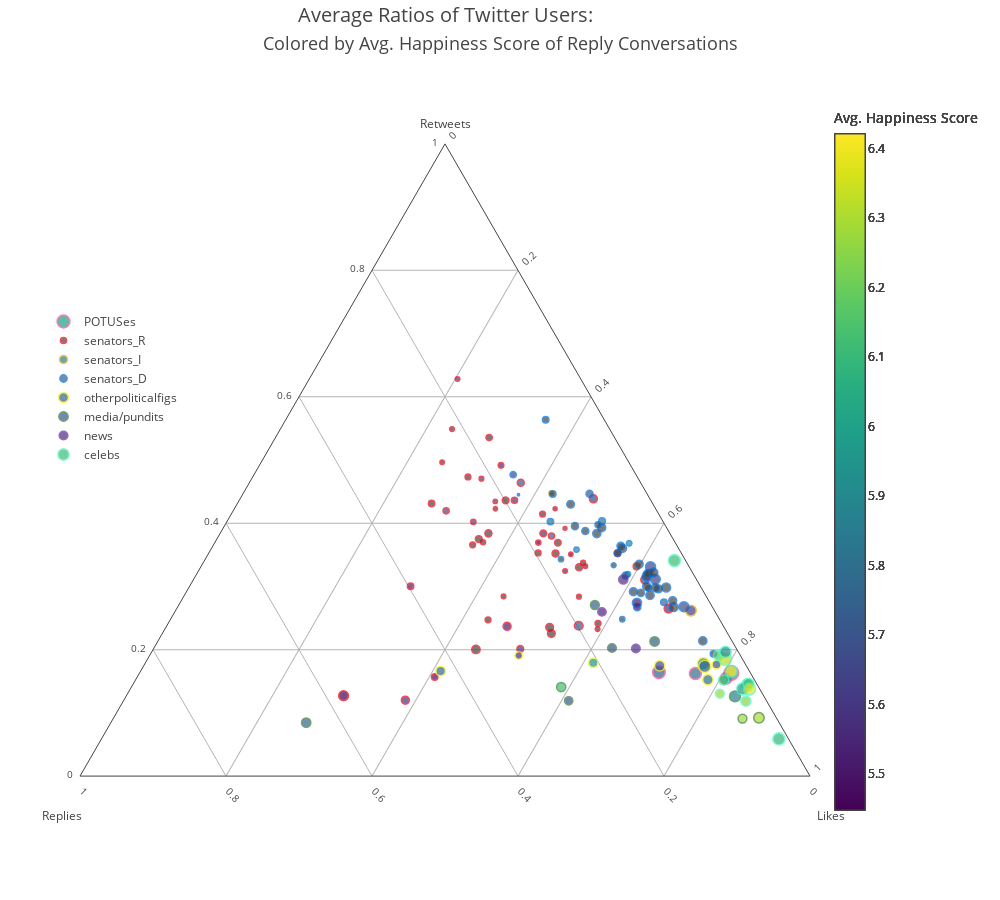

The notebook cell saved with this chart:
### Code cell
def makeAxis(title, tickangle): 
    return {
      'title': title,
      'titlefont': { 'size': 12 },
      'tickangle': tickangle,
      'tickfont': { 'size': 10 },
      'tickcolor': 'rgba(0,0,0,0)',
      'ticklen': 5,
      'showline': True,
      'showgrid': True
    }

layout = {
    'title':'Colored by Avg. Happiness Score of Reply Conversations',
    'titlefont': { 'size': 18 },
    'autosize':False,
    'width':1000,
    'height':900,
    'ternary': {
        'sum': 1,
        'aaxis': makeAxis('Retweets', 0),
        'baxis': makeAxis('<br>Replies  ', 45),
        'caxis': makeAxis('<br>  Likes', -45)
    },
    'legend':{'orientation':'v','x':-0.05,'y':0.6},
    'showlegend':True,
    'annotations': [{
      'showarrow': False,
      'text': 'Average Ratios of Twitter Users:',
        'x': .5,
        'y': 1.14,
        'font': { 'size': 20 }
    }]
}
fig = {'data': alldata, 'layout': layout}
#py.plotly.image.save_as(fig,'Figs/{}-ratio-happiness.jpeg'.format(screenname))
py.offline.iplot(fig)

### Figure 1 — Plotly figure (JSON) as saved in the notebook; plotly's stock layout.template omitted (floating-point values rounded to 4 significant figures)
{"data": [{"a": [0.1631, 0.1546, 0.1641, 0.1623], "b": [0.02618, 0.03771, 0.1249, 0.07584], "c": [0.8107, 0.8077, 0.711, 0.7619], "legendgroup": "group", "marker": {"cmax": 6.421, "cmin": 5.448, "color": [5.98, 5.908, 5.736, 5.799], "colorbar": {"title": "Avg. Happiness Score"}, "colorscale": "Viridis", "line": {"color": "rgb(255, 71, 141)", "width": 1.5}, "showscale": true, "size": [14.56, 11.85, 12.69, 11.99]}, "mode": "markers", "name": "POTUSes", "text": ["BarackObama's <br>avg. happiness = 5.98<br>average ratio:<br>retweets = 125727<br>replies = 20179<br>likes = 624828<br># tweets looked at = 83", "BillClinton's <br>avg. happiness = 5.908<br>average ratio:<br>retweets = 7978<br>replies = 1946<br>likes = 41680<br># tweets looked at = 93", "realDonaldTrump's <br>avg. happiness = 5.736<br>average ratio:<br>retweets = 19615<br>replies = 14929<br>likes = 84978<br># tweets looked at = 130", "POTUS's <br>avg. happiness = 5.799<br>average ratio:<br>retweets = 9632<br>replies = 4501<br>likes = 45223<br># tweets looked at = 95"], "type": "scatterternary"}, {"a": [0.3321, 0.4386, 0.3509, 0.3698, 0.265, 0.2012, 0.3245, 0.4312, 0.3749, 0.2353, 0.3522, 0.2416, 0.4196, 0.1273, 0.1567, 0.3373, 0.5355, 0.402, 0.3105, 0.3659, 0.2839, 0.2369, 0.3524, 0.2843, 0.3003, 0.3317, 0.5488, 0.4229, 0.3918, 0.6281, 0.4965, 0.3839, 0.353, 0.4345, 0.4732, 0.4362, 0.2255, 0.4229, 0.4641, 0.2325, 0.2471, 0.3693, 0.2378, 0.4145, 0.3694, 0.3799, 0.3303, 0.4363, 0.2003, 0.4705, 0.4916, 0.384, 0.1201], "b": [0.1414, 0.07742, 0.1522, 0.2629, 0.06137, 0.2963, 0.1732, 0.3028, 0.2662, 0.239, 0.1725, 0.1696, 0.2887, 0.5753, 0.4358, 0.1421, 0.1718, 0.2601, 0.07079, 0.2792, 0.1746, 0.2965, 0.0876, 0.2777, 0.397, 0.07174, 0.216, 0.1377, 0.1397, 0.1687, 0.2557, 0.1734, 0.196, 0.2139, 0.2319, 0.1989, 0.2416, 0.2195, 0.1642, 0.1747, 0.3175, 0.1608, 0.1979, 0.1591, 0.1875, 0.1641, 0.1512, 0.1867, 0.3575, 0.2148, 0.1775, 0.2485, 0.4943], "c": [0.5264, 0.484, 0.4969, 0.3672, 0.6737, 0.5025, 0.5023, 0.266, 0.3588, 0.5257, 0.4753, 0.5888, 0.2917, 0.2974, 0.4075, 0.5205, 0.2927, 0.3378, 0.6187, 0.3549, 0.5416, 0.4666, 0.56, 0.4381, 0.3027, 0.5965, 0.2352, 0.4394, 0.4685, 0.2031, 0.2478, 0.4427, 0.4511, 0.3517, 0.2949, 0.3649, 0.5329, 0.3576, 0.3717, 0.5927, 0.4354, 0.47, 0.5643, 0.4264, 0.4431, 0.456, 0.5185, 0.377, 0.4422, 0.3147, 0.3309, 0.3675, 0.3857], "legendgroup": "group", "marker": {"cmax": 6.421, "cmin": 5.448, "color": [null, 5.664, 5.472, null, 5.601, 5.613, 5.571, null, null, null, null, null, 5.678, 5.448, 5.478, null, null, 5.65, 5.661, null, null, 5.533, null, null, 5.547, null, null, 5.593, 5.679, 5.612, null, 5.601, null, 5.632, null, null, null, null, 5.727, null, null, null, 5.728, null, 5.452, 5.734, null, 5.604, null, 5.627, 5.561, null, 5.598], "colorbar": {"title": "Avg. Happiness Score"}, "colorscale": "Viridis", "line": {"color": "rgb(237, 0, 19)", "width": 1.5}, "showscale": true, "size": [4.223, 8.003, 4.406, 4.997, 8.665, 6.786, 4.608, 6.3, 6.843, 7.672, 6.979, 5.91, 6.151, 9.837, 6.495, 4.957, 6.317, 5.167, 8.418, 5.766, 4.706, 8.003, 6.464, 4.598, 6.441, 6.69, 4.678, 4.069, 3.913, 4.642, 4.445, 6.78, 5.83, 4.354, 5.74, 6.791, 7.728, 4.306, 7.004, 4.639, 5.8, 6.488, 8.702, 5.748, 5.155, 5.997, 7.052, 6.189, 8.344, 4.695, 5.609, 7.052, 7.978]}, "mode": "markers", "name": "senators_R", "text": ["SenatorFischer's <br>avg. happiness = nan<br>average ratio:<br>retweets = 8<br>replies = 3<br>likes = 13<br># tweets looked at = 3247", "SenRubioPress's <br>avg. happiness = 5.664<br>average ratio:<br>retweets = 482<br>replies = 85<br>likes = 532<br># tweets looked at = 3516", "SenDanSullivan's <br>avg. happiness = 5.472<br>average ratio:<br>retweets = 10<br>replies = 4<br>likes = 14<br># tweets looked at = 1770", "SenatorRisch's <br>avg. happiness = nan<br>average ratio:<br>retweets = 20<br>replies = 14<br>likes = 19<br># tweets looked at = 912", "RandPaul's <br>avg. happiness = 5.601<br>average ratio:<br>retweets = 565<br>replies = 130<br>likes = 1437<br># tweets looked at = 3604", "SenJohnKennedy's <br>avg. happiness = 5.613<br>average ratio:<br>retweets = 65<br>replies = 96<br>likes = 163<br># tweets looked at = 579", "SenJoniErnst's <br>avg. happiness = 5.571<br>average ratio:<br>retweets = 11<br>replies = 6<br>likes = 18<br># tweets looked at = 1618", "SenToomey's <br>avg. happiness = nan<br>average ratio:<br>retweets = 86<br>replies = 60<br>likes = 53<br># tweets looked at = 3197", "JeffFlake's <br>avg. happiness = nan<br>average ratio:<br>retweets = 129<br>replies = 91<br>likes = 123<br># tweets looked at = 2354", "senorrinhatch's <br>avg. happiness = nan<br>average ratio:<br>retweets = 185<br>replies = 188<br>likes = 415<br># tweets looked at = 3204", "sendavidperdue's <br>avg. happiness = nan<br>average ratio:<br>retweets = 139<br>replies = 68<br>likes = 187<br># tweets looked at = 2618", "SenTomCotton's <br>avg. happiness = nan<br>average ratio:<br>retweets = 32<br>replies = 22<br>likes = 79<br># tweets looked at = 3216", "SenCoryGardner's <br>avg. happiness = 5.678<br>average ratio:<br>retweets = 72<br>replies = 49<br>likes = 50<br># tweets looked at = 3438", "BillCassidy's <br>avg. happiness = 5.448<br>average ratio:<br>retweets = 876<br>replies = 3961<br>likes = 2048<br># tweets looked at = 86", "senrobportman's <br>avg. happiness = 5.478<br>average ratio:<br>retweets = 38<br>replies = 106<br>likes = 99<br># tweets looked at = 3268", "SenJohnThune's <br>avg. happiness = nan<br>average ratio:<br>retweets = 17<br>replies = 7<br>likes = 27<br># tweets looked at = 3241", "SenMikeLee's <br>avg. happiness = nan<br>average ratio:<br>retweets = 109<br>replies = 34<br>likes = 59<br># tweets looked at = 3233", "SenAlexander's <br>avg. happiness = 5.65<br>average ratio:<br>retweets = 25<br>replies = 16<br>likes = 21<br># tweets looked at = 3307", "SenTedCruz's <br>avg. happiness = 5.661<br>average ratio:<br>retweets = 517<br>replies = 117<br>likes = 1030<br># tweets looked at = 3473", "SenRonJohnson's <br>avg. happiness = nan<br>average ratio:<br>retweets = 42<br>replies = 32<br>likes = 41<br># tweets looked at = 3201", "SenatorIsakson's <br>avg. happiness = nan<br>average ratio:<br>retweets = 11<br>replies = 7<br>likes = 22<br># tweets looked at = 3245", "LindseyGrahamSC's <br>avg. happiness = 5.533<br>average ratio:<br>retweets = 260<br>replies = 326<br>likes = 513<br># tweets looked at = 3625", "SenSasse's <br>avg. happiness = nan<br>average ratio:<br>retweets = 83<br>replies = 20<br>likes = 132<br># tweets looked at = 823", "RoyBlunt's <br>avg. happiness = nan<br>average ratio:<br>retweets = 10<br>replies = 10<br>likes = 16<br># tweets looked at = 3206", "McConnellPress's <br>avg. happiness = 5.547<br>average ratio:<br>retweets = 69<br>replies = 91<br>likes = 69<br># tweets looked at = 3542", "SenatorTimScott's <br>avg. happiness = nan<br>average ratio:<br>retweets = 98<br>replies = 21<br>likes = 176<br># tweets looked at = 3195", "SenJohnBarrasso's <br>avg. happiness = nan<br>average ratio:<br>retweets = 21<br>replies = 8<br>likes = 9<br># tweets looked at = 3226", "SenatorRounds's <br>avg. happiness = 5.593<br>average ratio:<br>retweets = 9<br>replies = 2<br>likes = 9<br># tweets looked at = 1924", "SenJohnHoeven's <br>avg. happiness = 5.679<br>average ratio:<br>retweets = 7<br>replies = 2<br>likes = 8<br># tweets looked at = 2280", "InhofePress's <br>avg. happiness = 5.612<br>average ratio:<br>retweets = 23<br>replies = 6<br>likes = 7<br># tweets looked at = 3225", "SenToddYoung's <br>avg. happiness = nan<br>average ratio:<br>retweets = 15<br>replies = 8<br>likes = 7<br># tweets looked at = 3226", "SenDeanHeller's <br>avg. happiness = 5.601<br>average ratio:<br>retweets = 124<br>replies = 56<br>likes = 143<br># tweets looked at = 3340", "SenatorLankford's <br>avg. happiness = nan<br>average ratio:<br>retweets = 44<br>replies = 24<br>likes = 56<br># tweets looked at = 3201", "JohnBoozman's <br>avg. happiness = 5.632<br>average ratio:<br>retweets = 12<br>replies = 6<br>likes = 10<br># tweets looked at = 3227", "SenatorBurr's <br>avg. happiness = nan<br>average ratio:<br>retweets = 54<br>replies = 26<br>likes = 33<br># tweets looked at = 3228", "SenatorCollins's <br>avg. happiness = nan<br>average ratio:<br>retweets = 142<br>replies = 65<br>likes = 119<br># tweets looked at = 2314", "SenatorStrange's <br>avg. happiness = nan<br>average ratio:<br>retweets = 188<br>replies = 201<br>likes = 445<br># tweets looked at = 454", "SenatorEnzi's <br>avg. happiness = nan<br>average ratio:<br>retweets = 11<br>replies = 5<br>likes = 9<br># tweets looked at = 3246", "JerryMoran's <br>avg. happiness = 5.727<br>average ratio:<br>retweets = 187<br>replies = 66<br>likes = 150<br># tweets looked at = 3249", "SenCapito's <br>avg. happiness = nan<br>average ratio:<br>retweets = 8<br>replies = 6<br>likes = 22<br># tweets looked at = 3214", "ChuckGrassley's <br>avg. happiness = nan<br>average ratio:<br>retweets = 30<br>replies = 38<br>likes = 52<br># tweets looked at = 3237", "SenThomTillis's <br>avg. happiness = nan<br>average ratio:<br>retweets = 89<br>replies = 38<br>likes = 113<br># tweets looked at = 2841", "SenJohnMcCain's <br>avg. happiness = 5.728<br>average ratio:<br>retweets = 526<br>replies = 438<br>likes = 1249<br># tweets looked at = 3404", "SenPatRoberts's <br>avg. happiness = nan<br>average ratio:<br>retweets = 47<br>replies = 18<br>likes = 49<br># tweets looked at = 3216", "SenShelby's <br>avg. happiness = 5.452<br>average ratio:<br>retweets = 23<br>replies = 11<br>likes = 28<br># tweets looked at = 1523", "lisamurkowski's <br>avg. happiness = 5.734<br>average ratio:<br>retweets = 56<br>replies = 24<br>likes = 67<br># tweets looked at = 3290", "SteveDaines's <br>avg. happiness = nan<br>average ratio:<br>retweets = 140<br>replies = 64<br>likes = 220<br># tweets looked at = 3201", "SenatorWicker's <br>avg. happiness = 5.604<br>average ratio:<br>retweets = 78<br>replies = 33<br>likes = 67<br># tweets looked at = 3247", "JohnCornyn's <br>avg. happiness = nan<br>average ratio:<br>retweets = 309<br>replies = 552<br>likes = 684<br># tweets looked at = 3219", "MikeCrapo's <br>avg. happiness = 5.627<br>average ratio:<br>retweets = 18<br>replies = 8<br>likes = 12<br># tweets looked at = 3259", "SenThadCochran's <br>avg. happiness = 5.561<br>average ratio:<br>retweets = 49<br>replies = 17<br>likes = 33<br># tweets looked at = 1992", "SenBobCorker's <br>avg. happiness = nan<br>average ratio:<br>retweets = 163<br>replies = 105<br>likes = 156<br># tweets looked at = 3219", "SenateMajLdr's <br>avg. happiness = 5.598<br>average ratio:<br>retweets = 128<br>replies = 530<br>likes = 413<br># tweets looked at = 97"], "type": "scatterternary"}, {"a": [0.4472, 0.2618], "b": [0.1306, 0.03225], "c": [0.4222, 0.7059], "legendgroup": "group", "marker": {"cmax": 6.421, "cmin": 5.448, "color": [5.88, 5.614], "colorbar": {"title": "Avg. Happiness Score"}, "colorscale": "Viridis", "line": {"color": "rgb(237, 165, 0)", "width": 1.5}, "showscale": true, "size": [5.114, 10.77]}, "mode": "markers", "name": "senators_I", "text": ["SenAngusKing's <br>avg. happiness = 5.88<br>average ratio:<br>retweets = 27<br>replies = 7<br>likes = 25<br># tweets looked at = 3054", "SenSanders's <br>avg. happiness = 5.614<br>average ratio:<br>retweets = 4571<br>replies = 563<br>likes = 12323<br># tweets looked at = 3441"], "type": "scatterternary"}, {"a": [0.4467, 0.2749, 0.2971, 0.2139, 0.3876, 0.3835, 0.2984, 0.3681, 0.393, 0.3583, 0.3954, 0.3114, 0.3311, 0.3164, 0.3209, 0.4462, 0.445, 0.4033, 0.3003, 0.4026, 0.364, 0.4768, 0.2898, 0.2672, 0.3353, 0.2961, 0.3175, 0.2672, 0.1934, 0.3603, 0.2482, 0.3203, 0.2775, 0.3192, 0.2741, 0.43, 0.322, 0.2678, 0.5637, 0.343, 0.2917, 0.3527, 0.2858, 0.3336, 0.3974, 0.2978], "b": [0.0786, 0.06262, 0.07266, 0.03989, 0.114, 0.1003, 0.04788, 0.06366, 0.0888, 0.1407, 0.1243, 0.05628, 0.05292, 0.06543, 0.05987, 0.1293, 0.1768, 0.08321, 0.07345, 0.1543, 0.0773, 0.1682, 0.0868, 0.05303, 0.06621, 0.05957, 0.09392, 0.1031, 0.0356, 0.07684, 0.1331, 0.06225, 0.04936, 0.08984, 0.09998, 0.1129, 0.05329, 0.03885, 0.0802, 0.1696, 0.09602, 0.08705, 0.07624, 0.1022, 0.09167, 0.06306], "c": [0.4747, 0.6625, 0.6303, 0.7462, 0.4984, 0.5162, 0.6537, 0.5682, 0.5182, 0.501, 0.4803, 0.6323, 0.616, 0.6182, 0.6192, 0.4245, 0.3781, 0.5135, 0.6262, 0.4432, 0.5587, 0.355, 0.6234, 0.6798, 0.5985, 0.6443, 0.5886, 0.6297, 0.771, 0.5629, 0.6188, 0.6174, 0.6732, 0.5909, 0.6259, 0.4571, 0.6247, 0.6934, 0.3561, 0.4874, 0.6123, 0.5602, 0.6379, 0.5642, 0.5109, 0.6391], "legendgroup": "group", "marker": {"cmax": 6.421, "cmin": 5.448, "color": [5.73, 5.756, null, null, null, null, null, 5.933, null, 5.891, null, 5.635, 5.643, null, null, null, null, 5.837, null, 5.838, null, 5.655, null, null, null, null, 5.569, 5.501, null, null, null, null, null, 5.9, 5.516, null, null, 5.67, null, null, null, null, null, null, null, null], "colorbar": {"title": "Avg. Happiness Score"}, "colorscale": "Viridis", "line": {"color": "rgb(0, 108, 216)", "width": 1.5}, "showscale": true, "size": [7.031, 6.615, 5.892, 8.183, 7.104, 8.175, 9.025, 5.565, 7.982, 5.259, 7.137, 10.04, 10.08, 9.086, 7.396, 6.437, 2.272, 6.665, 8.129, 6.372, 7.467, 6.314, 7.186, 8.732, 7.866, 7.975, 6.963, 7.341, 6.354, 8.34, 5.334, 7.73, 7.876, 5.408, 9.211, 7.642, 8.545, 9.905, 6.535, 5.241, 7.984, 6.888, 8.251, 4.909, 6.041, 8.053]}, "mode": "markers", "name": "senators_D", "text": ["SenBrianSchatz's <br>avg. happiness = 5.73<br>average ratio:<br>retweets = 185<br>replies = 32<br>likes = 197<br># tweets looked at = 1378", "SenatorBaldwin's <br>avg. happiness = 5.756<br>average ratio:<br>retweets = 75<br>replies = 17<br>likes = 181<br># tweets looked at = 3245", "SenatorHassan's <br>avg. happiness = nan<br>average ratio:<br>retweets = 39<br>replies = 9<br>likes = 83<br># tweets looked at = 3241", "SenFranken's <br>avg. happiness = nan<br>average ratio:<br>retweets = 281<br>replies = 52<br>likes = 982<br># tweets looked at = 3203", "SenatorMenendez's <br>avg. happiness = nan<br>average ratio:<br>retweets = 173<br>replies = 51<br>likes = 223<br># tweets looked at = 3184", "SenatorCarper's <br>avg. happiness = nan<br>average ratio:<br>retweets = 501<br>replies = 131<br>likes = 674<br># tweets looked at = 3235", "SenCortezMasto's <br>avg. happiness = nan<br>average ratio:<br>retweets = 912<br>replies = 146<br>likes = 1998<br># tweets looked at = 1845", "SenatorTester's <br>avg. happiness = 5.933<br>average ratio:<br>retweets = 35<br>replies = 6<br>likes = 54<br># tweets looked at = 3242", "SenatorShaheen's <br>avg. happiness = nan<br>average ratio:<br>retweets = 423<br>replies = 95<br>likes = 558<br># tweets looked at = 3241", "McCaskillOffice's <br>avg. happiness = 5.891<br>average ratio:<br>retweets = 25<br>replies = 9<br>likes = 35<br># tweets looked at = 3223", "SenStabenow's <br>avg. happiness = nan<br>average ratio:<br>retweets = 182<br>replies = 57<br>likes = 222<br># tweets looked at = 2860", "SenWarren's <br>avg. happiness = 5.635<br>average ratio:<br>retweets = 2615<br>replies = 472<br>likes = 5310<br># tweets looked at = 2889", "SenatorLeahy's <br>avg. happiness = 5.643<br>average ratio:<br>retweets = 2894<br>replies = 462<br>likes = 5386<br># tweets looked at = 3374", "timkaine's <br>avg. happiness = nan<br>average ratio:<br>retweets = 1028<br>replies = 212<br>likes = 2009<br># tweets looked at = 3232", "SenMarkey's <br>avg. happiness = nan<br>average ratio:<br>retweets = 192<br>replies = 35<br>likes = 371<br># tweets looked at = 3206", "ChrisVanHollen's <br>avg. happiness = nan<br>average ratio:<br>retweets = 102<br>replies = 29<br>likes = 97<br># tweets looked at = 3101", "SenMurphyOffice's <br>avg. happiness = nan<br>average ratio:<br>retweets = 1<br>replies = 0<br>likes = 1<br># tweets looked at = 796", "SenatorTomUdall's <br>avg. happiness = 5.837<br>average ratio:<br>retweets = 116<br>replies = 24<br>likes = 148<br># tweets looked at = 3267", "SenatorCantwell's <br>avg. happiness = nan<br>average ratio:<br>retweets = 374<br>replies = 91<br>likes = 781<br># tweets looked at = 3240", "SenBennetCO's <br>avg. happiness = 5.838<br>average ratio:<br>retweets = 86<br>replies = 33<br>likes = 95<br># tweets looked at = 2295", "SenDuckworth's <br>avg. happiness = nan<br>average ratio:<br>retweets = 234<br>replies = 49<br>likes = 359<br># tweets looked at = 3209", "SenBillNelson's <br>avg. happiness = 5.655<br>average ratio:<br>retweets = 96<br>replies = 34<br>likes = 72<br># tweets looked at = 735", "PattyMurray's <br>avg. happiness = nan<br>average ratio:<br>retweets = 140<br>replies = 42<br>likes = 303<br># tweets looked at = 3235", "SenGillibrand's <br>avg. happiness = nan<br>average ratio:<br>retweets = 609<br>replies = 120<br>likes = 1550<br># tweets looked at = 3229", "RonWyden's <br>avg. happiness = nan<br>average ratio:<br>retweets = 321<br>replies = 63<br>likes = 573<br># tweets looked at = 3202", "MartinHeinrich's <br>avg. happiness = nan<br>average ratio:<br>retweets = 316<br>replies = 63<br>likes = 689<br># tweets looked at = 3226", "ChrisCoons's <br>avg. happiness = 5.569<br>average ratio:<br>retweets = 123<br>replies = 36<br>likes = 228<br># tweets looked at = 2074", "SenBlumenthal's <br>avg. happiness = 5.501<br>average ratio:<br>retweets = 151<br>replies = 58<br>likes = 357<br># tweets looked at = 3409", "amyklobuchar's <br>avg. happiness = nan<br>average ratio:<br>retweets = 40<br>replies = 7<br>likes = 162<br># tweets looked at = 57", "SenatorCardin's <br>avg. happiness = nan<br>average ratio:<br>retweets = 555<br>replies = 118<br>likes = 867<br># tweets looked at = 3223", "SenatorHeitkamp's <br>avg. happiness = nan<br>average ratio:<br>retweets = 18<br>replies = 10<br>likes = 47<br># tweets looked at = 3221", "SenWhitehouse's <br>avg. happiness = nan<br>average ratio:<br>retweets = 268<br>replies = 52<br>likes = 517<br># tweets looked at = 3225", "SenJeffMerkley's <br>avg. happiness = nan<br>average ratio:<br>retweets = 268<br>replies = 47<br>likes = 651<br># tweets looked at = 3230", "SenGaryPeters's <br>avg. happiness = 5.9<br>average ratio:<br>retweets = 26<br>replies = 7<br>likes = 48<br># tweets looked at = 3265", "SenSchumer's <br>avg. happiness = 5.516<br>average ratio:<br>retweets = 1009<br>replies = 368<br>likes = 2304<br># tweets looked at = 3315", "MarkWarner's <br>avg. happiness = nan<br>average ratio:<br>retweets = 329<br>replies = 86<br>likes = 350<br># tweets looked at = 3233", "SenBooker's <br>avg. happiness = nan<br>average ratio:<br>retweets = 608<br>replies = 100<br>likes = 1180<br># tweets looked at = 3203", "SenKamalaHarris's <br>avg. happiness = 5.67<br>average ratio:<br>retweets = 1973<br>replies = 286<br>likes = 5111<br># tweets looked at = 1855", "maziehirono's <br>avg. happiness = nan<br>average ratio:<br>retweets = 142<br>replies = 20<br>likes = 90<br># tweets looked at = 3224", "Sen_JoeManchin's <br>avg. happiness = nan<br>average ratio:<br>retweets = 23<br>replies = 11<br>likes = 33<br># tweets looked at = 3247", "SenFeinstein's <br>avg. happiness = nan<br>average ratio:<br>retweets = 314<br>replies = 103<br>likes = 660<br># tweets looked at = 3209", "SenSherrodBrown's <br>avg. happiness = nan<br>average ratio:<br>retweets = 127<br>replies = 31<br>likes = 202<br># tweets looked at = 3215", "SenatorDurbin's <br>avg. happiness = nan<br>average ratio:<br>retweets = 402<br>replies = 107<br>likes = 899<br># tweets looked at = 3231", "SenDonnelly's <br>avg. happiness = nan<br>average ratio:<br>retweets = 16<br>replies = 5<br>likes = 28<br># tweets looked at = 3208", "SenJackReed's <br>avg. happiness = nan<br>average ratio:<br>retweets = 61<br>replies = 14<br>likes = 79<br># tweets looked at = 3242", "SenBobCasey's <br>avg. happiness = nan<br>average ratio:<br>retweets = 344<br>replies = 72<br>likes = 739<br># tweets looked at = 3243"], "type": "scatterternary"}, {"a": [0.1662, 0.1776, 0.1746, 0.1763, 0.1792, 0.1524, 0.1906, 0.1735], "b": [0.4229, 0.05712, 0.1186, 0.03981, 0.2073, 0.06368, 0.3037, 0.05731], "c": [0.4109, 0.7652, 0.7068, 0.7839, 0.6135, 0.7839, 0.5057, 0.7692], "legendgroup": "group", "marker": {"cmax": 6.421, "cmin": 5.448, "color": [5.772, 5.851, 5.675, 5.715, 5.946, 5.802, 5.584, 5.773], "colorbar": {"title": "Avg. Happiness Score"}, "colorscale": "Viridis", "line": {"color": "rgb(247, 243, 32)", "width": 1.5}, "showscale": true, "size": [9.679, 12.48, 10.51, 8.992, 9.39, 10.57, 7.591, 12.26]}, "mode": "markers", "name": "otherpoliticalfigs", "text": ["EPAScottPruitt's <br>avg. happiness = 5.772<br>average ratio:<br>retweets = 977<br>replies = 2486<br>likes = 2416<br># tweets looked at = 82", "Comey's <br>avg. happiness = 5.851<br>average ratio:<br>retweets = 17255<br>replies = 5548<br>likes = 74331<br># tweets looked at = 65", "KellyannePolls's <br>avg. happiness = 5.675<br>average ratio:<br>retweets = 2350<br>replies = 1595<br>likes = 9512<br># tweets looked at = 96", "xychelsea's <br>avg. happiness = 5.715<br>average ratio:<br>retweets = 521<br>replies = 117<br>likes = 2318<br># tweets looked at = 55", "whca's <br>avg. happiness = 5.946<br>average ratio:<br>retweets = 789<br>replies = 912<br>likes = 2701<br># tweets looked at = 28", "VP's <br>avg. happiness = 5.802<br>average ratio:<br>retweets = 2178<br>replies = 909<br>likes = 11202<br># tweets looked at = 92", "SenateGOP's <br>avg. happiness = 5.584<br>average ratio:<br>retweets = 138<br>replies = 221<br>likes = 368<br># tweets looked at = 58", "HillaryClinton's <br>avg. happiness = 5.773<br>average ratio:<br>retweets = 13455<br>replies = 4443<br>likes = 59641<br># tweets looked at = 65"], "type": "scatterternary"}, {"a": [0.1191, 0.213, 0.2027, 0.2706, 0.1408, 0.0845, 0.09095, 0.09218, 0.1261], "b": [0.271, 0.1063, 0.1699, 0.1594, 0.2704, 0.6479, 0.04703, 0.0239, 0.03972], "c": [0.6099, 0.6807, 0.6274, 0.57, 0.5888, 0.2676, 0.862, 0.8839, 0.8342], "legendgroup": "group", "marker": {"cmax": 6.421, "cmin": 5.448, "color": [5.709, 5.731, 5.686, 5.74, 6.131, 5.758, 6.286, 6.303, 5.867], "colorbar": {"title": "Avg. Happiness Score"}, "colorscale": "Viridis", "line": {"color": "rgb(52, 124, 51)", "width": 1.5}, "showscale": true, "size": [8.237, 9.401, 8.669, 8.872, 9.192, 9.304, 8.871, 10.45, 10.83]}, "mode": "markers", "name": "media/pundits", "text": ["CillizzaCNN's <br>avg. happiness = 5.709<br>average ratio:<br>retweets = 165<br>replies = 376<br>likes = 848<br># tweets looked at = 81", "KatyTurNBC's <br>avg. happiness = 5.731<br>average ratio:<br>retweets = 948<br>replies = 473<br>likes = 3030<br># tweets looked at = 79", "marcorubio's <br>avg. happiness = 5.686<br>average ratio:<br>retweets = 433<br>replies = 363<br>likes = 1343<br># tweets looked at = 48", "hughhewitt's <br>avg. happiness = 5.74<br>average ratio:<br>retweets = 709<br>replies = 417<br>likes = 1494<br># tweets looked at = 44", "SethAbramovitch's <br>avg. happiness = 6.131<br>average ratio:<br>retweets = 508<br>replies = 976<br>likes = 2125<br># tweets looked at = 4", "JackKingston's <br>avg. happiness = 5.758<br>average ratio:<br>retweets = 341<br>replies = 2618<br>likes = 1081<br># tweets looked at = 64", "jimmyfallon's <br>avg. happiness = 6.286<br>average ratio:<br>retweets = 238<br>replies = 123<br>likes = 2257<br># tweets looked at = 87", "TheEllenShow's <br>avg. happiness = 6.303<br>average ratio:<br>retweets = 1170<br>replies = 303<br>likes = 11219<br># tweets looked at = 90", "StephenAtHome's <br>avg. happiness = 5.867<br>average ratio:<br>retweets = 2345<br>replies = 738<br>likes = 15516<br># tweets looked at = 90"], "type": "scatterternary"}, {"a": [0.311, 0.2018, 0.2598], "b": [0.1003, 0.1376, 0.1551], "c": [0.5887, 0.6606, 0.5851], "legendgroup": "group", "marker": {"cmax": 6.421, "cmin": 5.448, "color": [5.582, 5.6, 5.548], "colorbar": {"title": "Avg. Happiness Score"}, "colorscale": "Viridis", "line": {"color": "rgb(116, 38, 168)", "width": 1.5}, "showscale": true, "size": [9.161, 8.494, 8.366]}, "mode": "markers", "name": "news", "text": ["BBCBreaking's <br>avg. happiness = 5.582<br>average ratio:<br>retweets = 1089<br>replies = 351<br>likes = 2062<br># tweets looked at = 92", "FoxNews's <br>avg. happiness = 5.6<br>average ratio:<br>retweets = 362<br>replies = 247<br>likes = 1187<br># tweets looked at = 100", "cnnbrk's <br>avg. happiness = 5.548<br>average ratio:<br>retweets = 410<br>replies = 245<br>likes = 924<br># tweets looked at = 99"], "type": "scatterternary"}, {"a": [0.3409, 0.1445, 0.1911, 0.1381, 0.146, 0.1379, 0.1848, 0.166, 0.1185, 0.05877, 0.1306, 0.1964, 0.1519], "b": [0.01523, 0.01338, 0.02972, 0.02313, 0.01139, 0.01382, 0.02369, 0.02492, 0.0286, 0.01323, 0.05816, 0.01743, 0.04224], "c": [0.6439, 0.8421, 0.7792, 0.8388, 0.8426, 0.8483, 0.7915, 0.8091, 0.8529, 0.928, 0.8113, 0.7861, 0.8059], "legendgroup": "group", "marker": {"cmax": 6.421, "cmin": 5.448, "color": [6.115, 6.095, 6.165, 5.978, 6.109, 6.391, 6.326, 6.421, 6.245, 6.088, 6.277, 5.917, 6.131], "colorbar": {"title": "Avg. Happiness Score"}, "colorscale": "Viridis", "line": {"color": "rgb(77, 249, 195)", "width": 1.5}, "showscale": true, "size": [12.2, 11.75, 10.29, 12.31, 11.13, 11.83, 12.48, 12.07, 10.13, 12.15, 8.814, 11.4, 10.32]}, "mode": "markers", "name": "celebs", "text": ["Drake's <br>avg. happiness = 6.115<br>average ratio:<br>retweets = 24905<br>replies = 1112<br>likes = 47035<br># tweets looked at = 89", "KingJames's <br>avg. happiness = 6.095<br>average ratio:<br>retweets = 6703<br>replies = 620<br>likes = 39074<br># tweets looked at = 85", "LilTunechi's <br>avg. happiness = 6.165<br>average ratio:<br>retweets = 2059<br>replies = 320<br>likes = 8397<br># tweets looked at = 97", "kanyewest's <br>avg. happiness = 5.978<br>average ratio:<br>retweets = 11224<br>replies = 1879<br>likes = 68167<br># tweets looked at = 197", "iamcardib's <br>avg. happiness = 6.109<br>average ratio:<br>retweets = 3643<br>replies = 284<br>likes = 21035<br># tweets looked at = 86", "MileyCyrus's <br>avg. happiness = 6.391<br>average ratio:<br>retweets = 6996<br>replies = 701<br>likes = 43033<br># tweets looked at = 94", "taylorswift13's <br>avg. happiness = 6.326<br>average ratio:<br>retweets = 17925<br>replies = 2298<br>likes = 76781<br># tweets looked at = 89", "ladygaga's <br>avg. happiness = 6.421<br>average ratio:<br>retweets = 10688<br>replies = 1605<br>likes = 52109<br># tweets looked at = 85", "katyperry's <br>avg. happiness = 6.245<br>average ratio:<br>retweets = 1096<br>replies = 264<br>likes = 7894<br># tweets looked at = 98", "chrissyteigen's <br>avg. happiness = 6.088<br>average ratio:<br>retweets = 4090<br>replies = 920<br>likes = 64591<br># tweets looked at = 40", "ShaniaTwain's <br>avg. happiness = 6.277<br>average ratio:<br>retweets = 322<br>replies = 143<br>likes = 2007<br># tweets looked at = 77", "TheTweetOfGod's <br>avg. happiness = 5.917<br>average ratio:<br>retweets = 6458<br>replies = 573<br>likes = 25847<br># tweets looked at = 94", "BillGates's <br>avg. happiness = 6.131<br>average ratio:<br>retweets = 1690<br>replies = 470<br>likes = 8968<br># tweets looked at = 90"], "type": "scatterternary"}], "layout": {"annotations": [{"font": {"size": 20}, "showarrow": false, "text": "Average Ratios of Twitter Users:", "x": 0.5, "y": 1.14}], "autosize": false, "height": 900, "legend": {"orientation": "v", "x": -0.05, "y": 0.6}, "showlegend": true, "ternary": {"aaxis": {"showgrid": true, "showline": true, "tickangle": 0, "tickcolor": "rgba(0,0,0,0)", "tickfont": {"size": 10}, "ticklen": 5, "title": "Retweets", "titlefont": {"size": 12}}, "baxis": {"showgrid": true, "showline": true, "tickangle": 45, "tickcolor": "rgba(0,0,0,0)", "tickfont": {"size": 10}, "ticklen": 5, "title": "<br>Replies  ", "titlefont": {"size": 12}}, "caxis": {"showgrid": true, "showline": true, "tickangle": -45, "tickcolor": "rgba(0,0,0,0)", "tickfont": {"size": 10}, "ticklen": 5, "title": "<br>  Likes", "titlefont": {"size": 12}}, "sum": 1}, "title": "Colored by Avg. Happiness Score of Reply Conversations", "titlefont": {"size": 18}, "width": 1000}}
